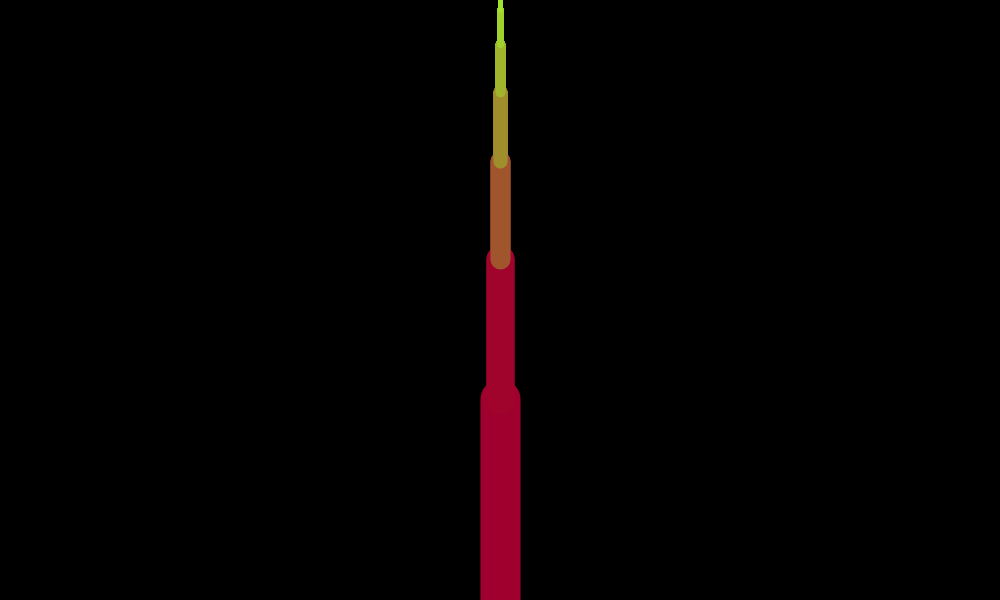
Frame 1 (no input)
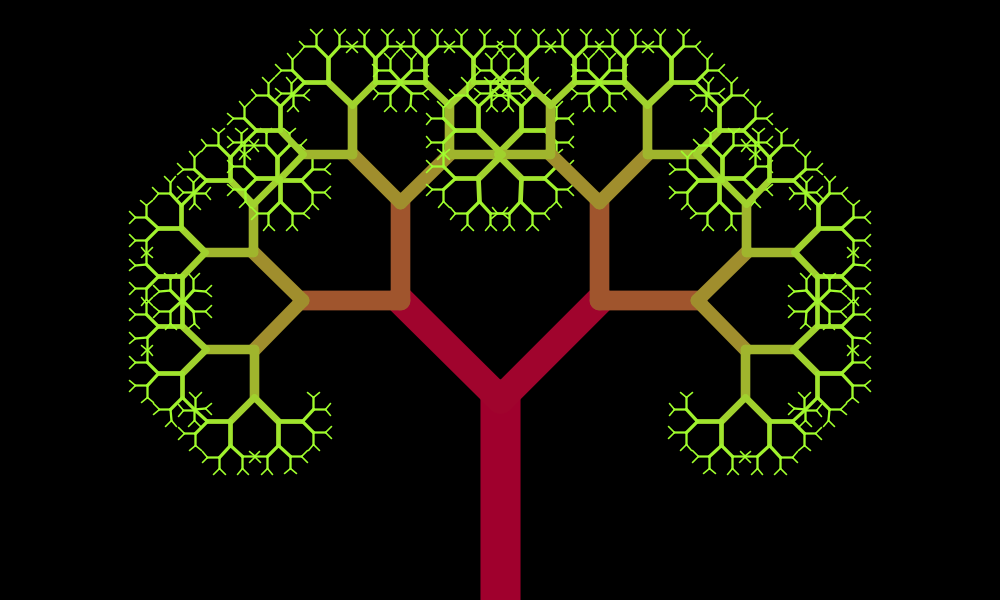
Frame 60 (the mouse pressed at the canvas centre just before this capture)
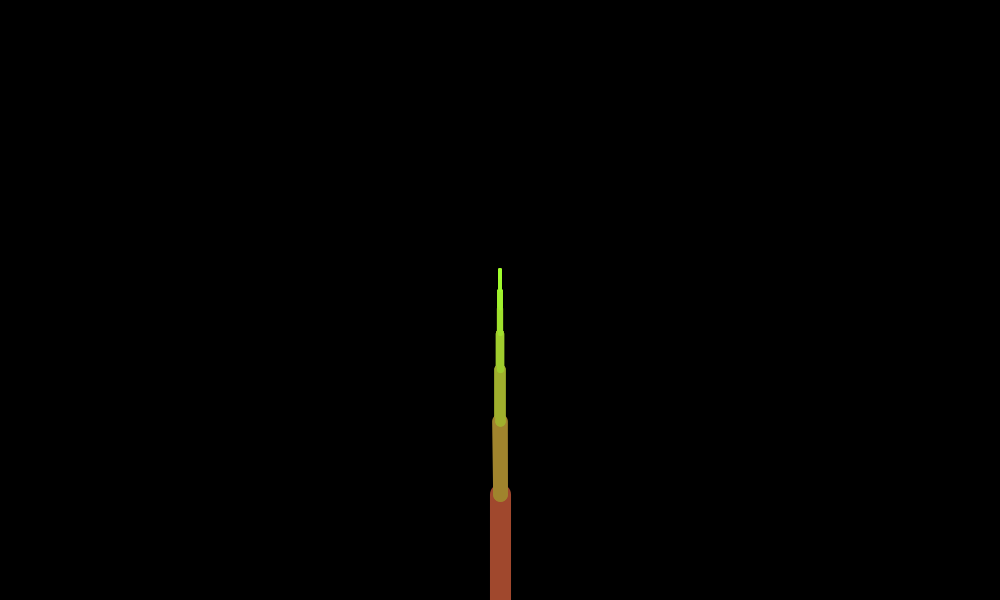
Frame 120 (the mouse held since frame 60 and released just before this capture)

The Processing sketch that drew these frames (run headless with seeded random() and noise(); from frame 60 on, the mouse is pressed at the canvas centre):

// Processing sketch: trees
// ── trees.pde

float angle;
void setup() {
  size(1000, 600);
}

float i = 0.1;
void draw() {
  background(0);
  translate(width/2, height);
  branch(map(mouseY, height, 1, 10, 200));
  angle = map(mouseX, 1, width, -PI/4.0, PI/4.0);
  
}

void branch(float length) {
  stroke(160, map(length, 100, 10, 82, 255), 45);
  strokeWeight(length*0.2);
  line(0, 0, 0, -length);
  
  translate(0, -length);
  if (length > 10) {
    pushMatrix();
    rotate(angle);
    branch(length*0.7);
    popMatrix();
    
    pushMatrix();
    rotate(-angle);
    branch(length*0.7);
    popMatrix();
  }
}
